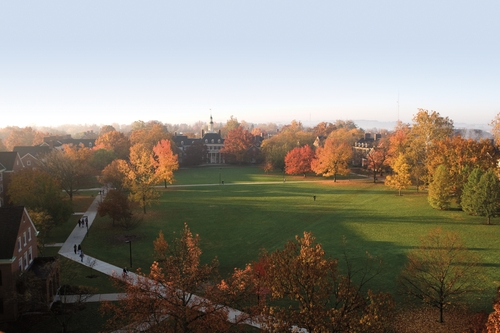
%> input picture School/CSE 102/Labs/Lab5/Part1/college.jpg, 500 x 333 px
$ octave Lab5_1.m   (GNU Octave 9; MATLAB toolbox functions it lacks are replaced by stand-ins)
%> lines starting %> are read from the running program, lines starting %| are printed output that depends on the picture; in (x1, y1, x2, y2) boxes, pixels count from 0 and x2, y2 are one past the last pixel; in counts of white or black regions, pixels touching at a corner belong together; the program's own positions count from 1
clc; clear;
%Part 1
college = imread('college.jpg');
%> college is the input picture: size 333x500x3 uint8; mean R, G, B 136.8, 131, 120.1
figure(1); imshow(college);xlabel('x');ylabel('y'); title('Original');
info = imfinfo('college.jpg','jpg');%Displays Information about college.jpg
disp(info);
grayScaleCollege = rgb2gray(college);
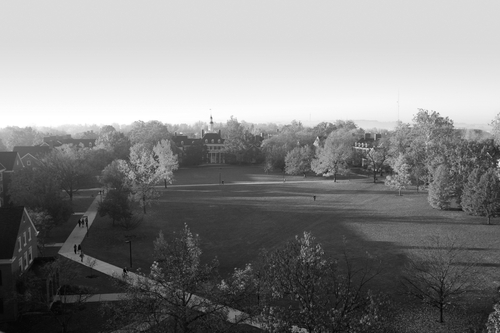
%> grayScaleCollege: size 333x500 uint8; min 0, max 255, mean 131.5
figure(2); imshow(grayScaleCollege);xlabel('x');ylabel('y'); ...
    title('Gray Scale');

level = graythresh(grayScaleCollege);
%> level = 0.569
binaryCollege = im2bw(college,level);
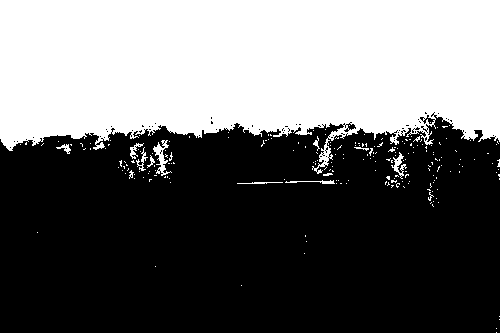
%> binaryCollege: size 333x500 logical; 41.1% white; 215 white regions (202 under 20 px), largest, box (x1, y1, x2, y2) and area: (0, 0, 500, 174) 66983, (153, 140, 172, 176) 246, (391, 152, 407, 179) 144
figure(3); imshow(binaryCollege);xlabel('x');ylabel('y'); ...
    title('Binary');
whos;%displays the size of all three for comparison
